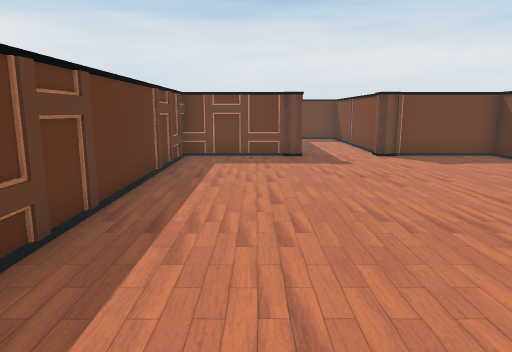
view 1 (above)

16 first-person views from a walk through a Unity game level. The camera is 1.4 m above the floor, tilts 10° down and sees 70° across. The floor is counted in squares, 1 m on a side. Each view is taken from the middle of a square. On the plan, view 1 faces up. The plan holds only what a view shows up to about 16 squares ahead; the rest is blank. The place goes on beyond the plan. The player character is not drawn. Some surface patterns are stand-ins.

view 2
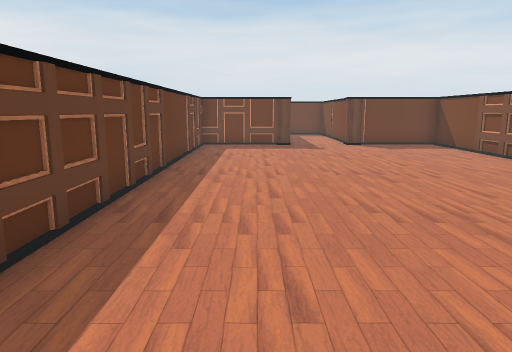

view 3
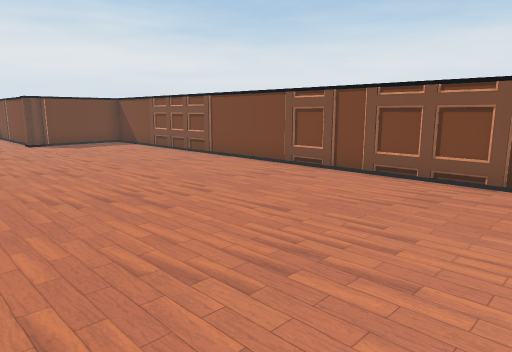

view 4
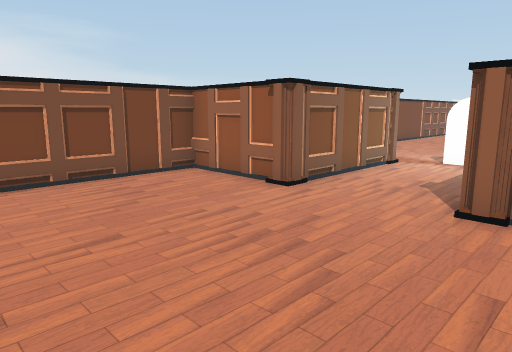

view 5
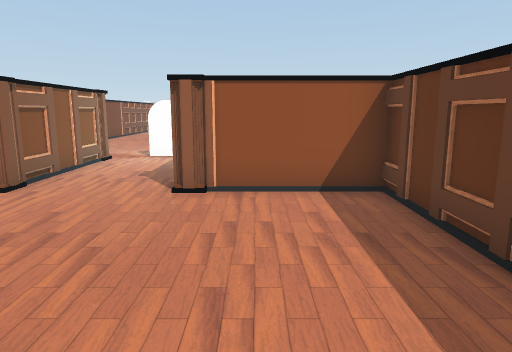

view 6
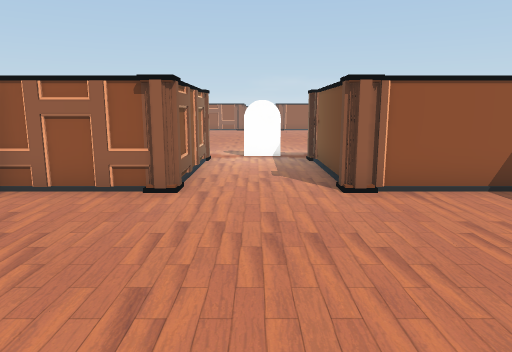

view 7
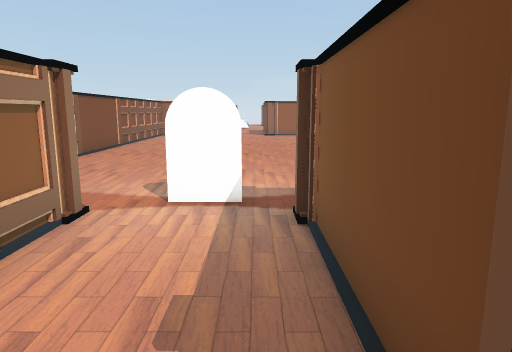

view 8
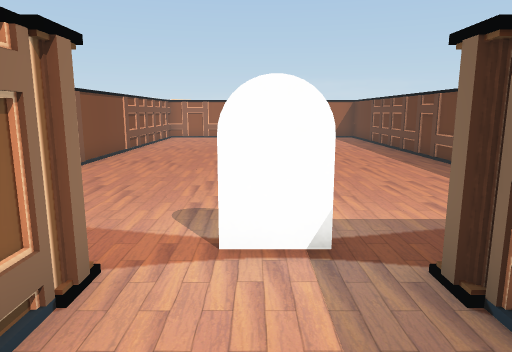

view 9
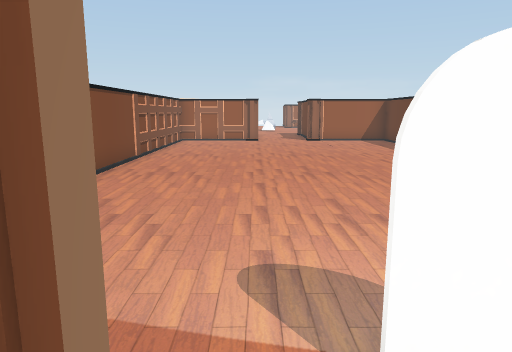

view 10
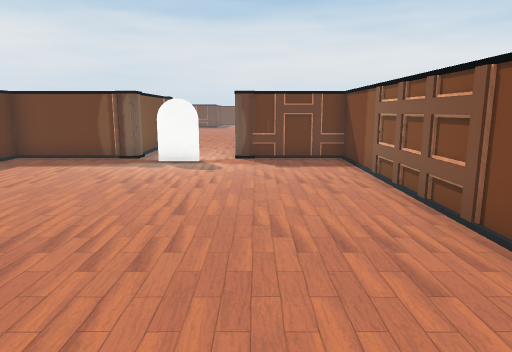

view 11
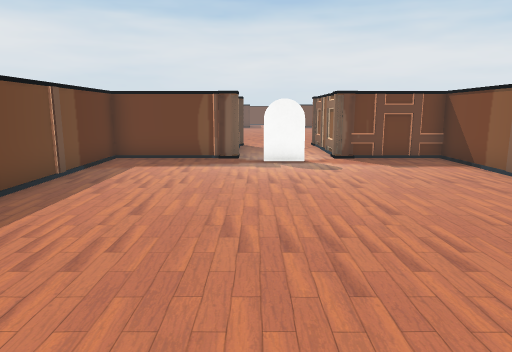

view 12
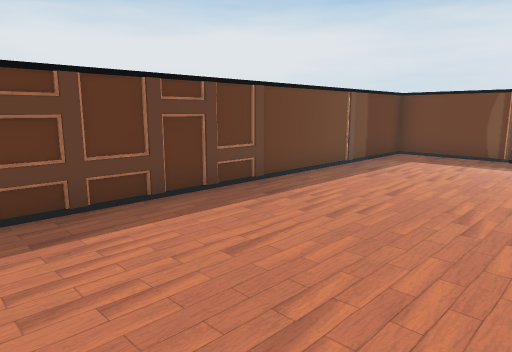

view 13
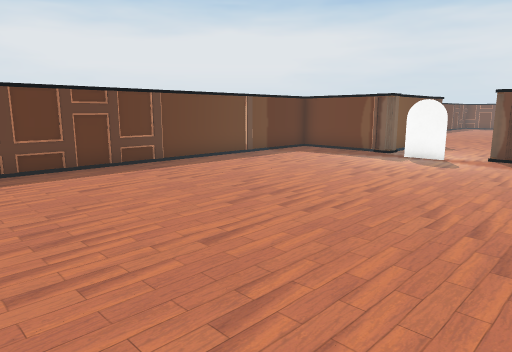

view 14
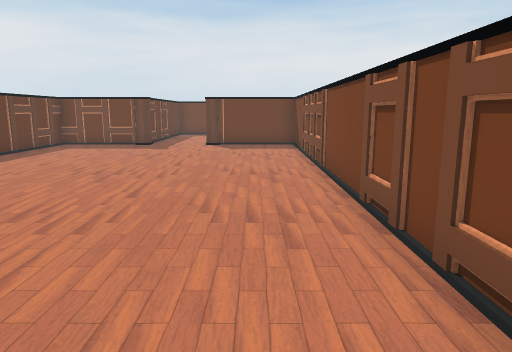

view 15
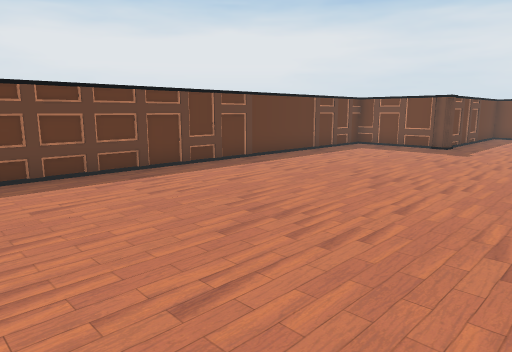

view 16
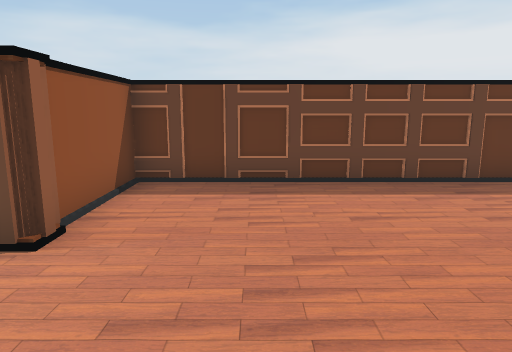

### Floor plan
Points are (right, up) in squares from view 1. A wall is a line through its corners. A room is listed if a view was taken in it or the views show most of it. See-through windows are left out.
Room 1 (views 1, 2, 3, 4, 5, 6, 7, 8, 9, 14, 15, 16)
walls: (4.8, -5.4) (7.7, -5.4) (7.7, 11.8) (4.2, 11.8); (1.3, -5.8) (1.3, -10.1); (1.1, 11.8) (-2.3, 11.8) (-2.3, -5.4) (1.1, -5.4); (4.5, -10.1) (4.5, -5.1); (2.1, -10.6) (3.5, -10.6)
ways out: opening at (3, -10.3) to room 2
Room 2 (views 10, 11, 12, 13)
walls: (3.5, -10.6) (2.1, -10.6); (1.1, -9.8) (-2.3, -9.8) (-2.3, -22.5); (7.7, -22.5) (7.7, -9.8) (4.8, -9.8)
ways out: opening at (3, -10.3) to room 1

Where each view was taken, in squares from view 1:
view 1: 0 up, 0 right, facing up
view 2: 4 down, 0 right, facing up
view 3: 5 down, 0 right, facing up-right
view 4: 0 up, 0 right, facing down-right
view 5: 1 up, 0 right, facing down
view 6: 1 up, 3 right, facing down
view 7: 5 down, 2 right, facing down
view 8: 7 down, 3 right, facing down
view 9: 9 down, 4 right, facing down
view 10: 21 down, 5 right, facing up
view 11: 21 down, 2 right, facing up
view 12: 22 down, 3 right, facing up-left
view 13: 22 down, 7 right, facing up-left
view 14: 4 down, 6 right, facing up
view 15: 3 down, 6 right, facing up-left
view 16: 3 down, 5 right, facing left
